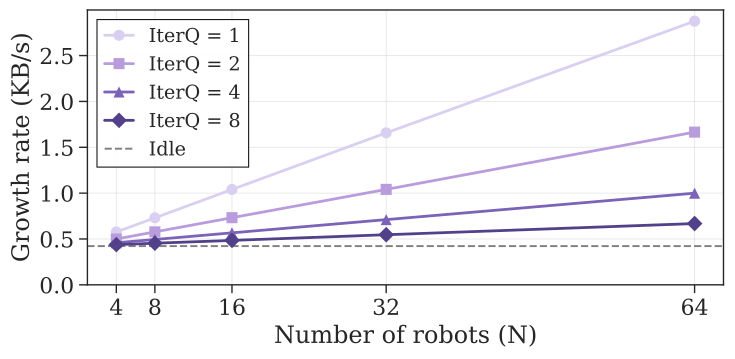

This chart was generated by the following Python code:
#!/usr/bin/env python3
"""
Blockchain chain growth rate (KB/s) vs fleet size — one line per ITERQ value.

N ∈ {4, 8, 16, 32, 64}, ITERQ ∈ {1, 2, 4, 8}, SSP = 20 s.
Dashed gray line shows the idle (no-attestation) baseline.
"""

from pathlib import Path
import numpy as np
import pandas as pd
import matplotlib.pyplot as plt
import seaborn as sns
import plot_style

SSP_MS    = 10000
ITERQ_VALS = [1, 2, 4, 8]

INPUT_FILE = "../data/blockchain-stats/_summary/blockchain_stats_summary.csv"
IDLE_FILE  = "../data/blockchain-stats/_summary/blockchain_stats_idle.csv"

FONT_SCALE = 1.8
LINEWIDTH  = 2.0
MARKERSIZE = 8
COLOR_IDLE = "gray"

PALETTE = "A"

_PALETTES = {
    "A": ["#D9CFF0", "#B89CDC", "#7A63B8", "#52408A"],  # purple ramp  light→dark
    "B": ["#c8c8c8", "#989898", "#686868", "#383838"],  # grey    light→dark
    "C": ["#DCC7B8", "#b08060", "#8B5E3C", "#5C3317"],  # brown   light→dark
    "D": ["#bdd7e7", "#6baed6", "#2171b5", "#084594"],  # blue    light→dark
}

_PAL = _PALETTES[PALETTE]
STYLES = {
    1: {"color": _PAL[0], "marker": "o"},
    2: {"color": _PAL[1], "marker": "s"},
    4: {"color": _PAL[2], "marker": "^"},
    8: {"color": _PAL[3], "marker": "D"},
}

def main():
    script_dir = Path(__file__).parent.resolve()

    csv_path = (script_dir / INPUT_FILE).resolve()
    if not csv_path.exists():
        raise SystemExit(f"Summary CSV not found: {csv_path}")

    idle_path = (script_dir / IDLE_FILE).resolve()
    if not idle_path.exists():
        raise SystemExit(f"Idle CSV not found: {idle_path}")

    df        = pd.read_csv(csv_path)
    idle_kbps = pd.read_csv(idle_path).iloc[0]["bytes_per_s"] / 1e3

    df = df[df["ssp_ms"] == SSP_MS].sort_values(["iterq", "N"])

    plot_style.apply(FONT_SCALE)

    fig, ax = plt.subplots(figsize=(7.5, 3.4))
    plt.subplots_adjust(left=0.12, right=0.97, top=0.97, bottom=0.16)

    n_vals = sorted(df["N"].unique())

    print(f"{'IterQ':<8} {'N':<6} {'KB/s':>10}")
    print("-" * 26)
    for iterq in ITERQ_VALS:
        sub = df[df["iterq"] == iterq].sort_values("N")
        if sub.empty:
            continue
        x = sub["N"].to_numpy()
        y = sub["bytes_per_s"].to_numpy() / 1e3
        st = STYLES[iterq]
        ax.plot(x, y, color=st["color"], marker=st["marker"], markersize=MARKERSIZE,
                markeredgecolor="none",
                linewidth=LINEWIDTH, zorder=3, label=f"IterQ = {iterq}")
        for n, kbps in zip(x, y):
            print(f"{iterq:<8} {n:<6} {kbps:>10.4f}")

    print("-" * 26)
    print(f"{'Idle':<8} {'—':<6} {idle_kbps:>10.4f}")

    ax.axhline(idle_kbps, color=COLOR_IDLE, linewidth=1.4, linestyle="--",
               zorder=2, label="Idle")

    ax.set_xlabel("Number of robots (N)")
    ax.set_ylabel("Growth rate (KB/s)")
    ax.set_xticks(n_vals)
    ax.set_xticklabels([str(n) for n in n_vals])
    ax.set_ylim(bottom=0)
    ax.tick_params(axis="both", which="major", length=6, width=1.0, direction="out")
    ax.grid(axis="both", **plot_style.GRID_KW)
    ax.set_axisbelow(True)

    ax.legend(loc="upper left", frameon=True, framealpha=0.9, fancybox=False,
              edgecolor="black", borderpad=0.4, handlelength=1.5, fontsize=plt.rcParams.get("axes.labelsize", 10) * 0.8)

    out_path = script_dir / "lineplot_blockchain_growth.pdf"
    fig.savefig(out_path, dpi=300, bbox_inches="tight")
    print(f"[OK] Saved: {out_path}")
    plt.close(fig)


if __name__ == "__main__":
    main()
